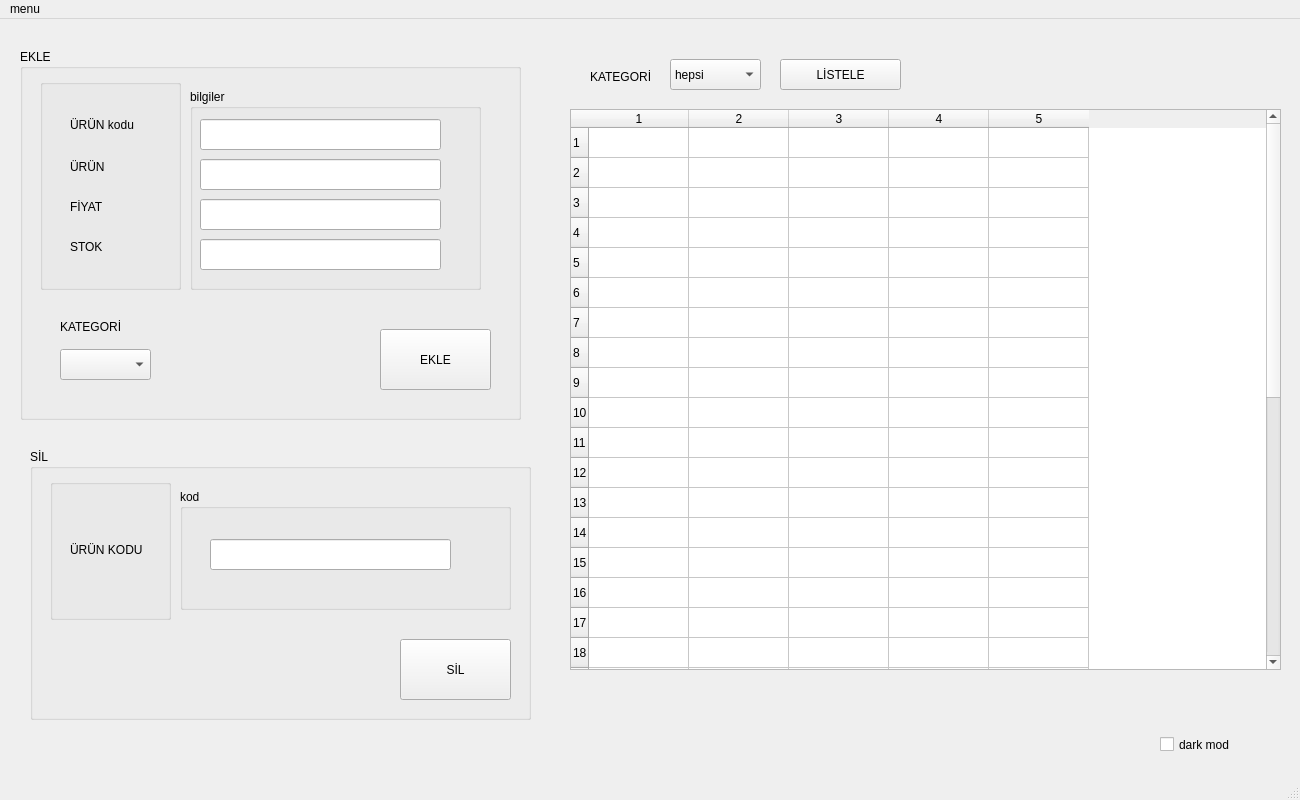
<?xml version="1.0" encoding="UTF-8"?>
<ui version="4.0">
 <class>MainWindow</class>
 <widget class="QMainWindow" name="MainWindow">
  <property name="geometry">
   <rect>
    <x>0</x>
    <y>0</y>
    <width>1300</width>
    <height>800</height>
   </rect>
  </property>
  <property name="minimumSize">
   <size>
    <width>1200</width>
    <height>0</height>
   </size>
  </property>
  <property name="windowTitle">
   <string>URUN EKLEME PROGRAMI</string>
  </property>
  <property name="styleSheet">
   <string notr="true"/>
  </property>
  <widget class="QWidget" name="centralwidget">
   <widget class="QGroupBox" name="groupBox_3">
    <property name="geometry">
     <rect>
      <x>20</x>
      <y>30</y>
      <width>501</width>
      <height>371</height>
     </rect>
    </property>
    <property name="styleSheet">
     <string notr="true"/>
    </property>
    <property name="title">
     <string>EKLE</string>
    </property>
    <widget class="QGroupBox" name="groupBox">
     <property name="geometry">
      <rect>
       <x>20</x>
       <y>30</y>
       <width>141</width>
       <height>211</height>
      </rect>
     </property>
     <property name="title">
      <string/>
     </property>
     <widget class="QLabel" name="label">
      <property name="geometry">
       <rect>
        <x>30</x>
        <y>30</y>
        <width>71</width>
        <height>31</height>
       </rect>
      </property>
      <property name="text">
       <string>ÜRÜN kodu</string>
      </property>
     </widget>
     <widget class="QLabel" name="label_2">
      <property name="geometry">
       <rect>
        <x>30</x>
        <y>80</y>
        <width>55</width>
        <height>16</height>
       </rect>
      </property>
      <property name="text">
       <string>ÜRÜN</string>
      </property>
     </widget>
     <widget class="QLabel" name="label_3">
      <property name="geometry">
       <rect>
        <x>30</x>
        <y>120</y>
        <width>55</width>
        <height>16</height>
       </rect>
      </property>
      <property name="text">
       <string>FİYAT</string>
      </property>
     </widget>
     <widget class="QLabel" name="label_4">
      <property name="geometry">
       <rect>
        <x>30</x>
        <y>160</y>
        <width>55</width>
        <height>16</height>
       </rect>
      </property>
      <property name="text">
       <string>STOK</string>
      </property>
     </widget>
    </widget>
    <widget class="QGroupBox" name="groupBox_2">
     <property name="geometry">
      <rect>
       <x>170</x>
       <y>40</y>
       <width>291</width>
       <height>201</height>
      </rect>
     </property>
     <property name="title">
      <string>bilgiler</string>
     </property>
     <widget class="QLineEdit" name="lineEdit_urun_kod">
      <property name="geometry">
       <rect>
        <x>10</x>
        <y>30</y>
        <width>241</width>
        <height>31</height>
       </rect>
      </property>
     </widget>
     <widget class="QLineEdit" name="lineEdit_urun_fiyat">
      <property name="geometry">
       <rect>
        <x>10</x>
        <y>110</y>
        <width>241</width>
        <height>31</height>
       </rect>
      </property>
     </widget>
     <widget class="QLineEdit" name="lineEdit_urun_ad">
      <property name="geometry">
       <rect>
        <x>10</x>
        <y>70</y>
        <width>241</width>
        <height>31</height>
       </rect>
      </property>
      <property name="styleSheet">
       <string notr="true">#QLineEdit_urun_ad{
background-color: #fff;
}</string>
      </property>
     </widget>
     <widget class="QLineEdit" name="lineEdit_urun_stok">
      <property name="geometry">
       <rect>
        <x>10</x>
        <y>150</y>
        <width>241</width>
        <height>31</height>
       </rect>
      </property>
     </widget>
    </widget>
    <widget class="QPushButton" name="pushButton_ekle">
     <property name="geometry">
      <rect>
       <x>360</x>
       <y>280</y>
       <width>111</width>
       <height>61</height>
      </rect>
     </property>
     <property name="styleSheet">
      <string notr="true"/>
     </property>
     <property name="text">
      <string>EKLE</string>
     </property>
    </widget>
    <widget class="QComboBox" name="comboBox_kategori_ekle">
     <property name="geometry">
      <rect>
       <x>40</x>
       <y>300</y>
       <width>91</width>
       <height>31</height>
      </rect>
     </property>
     <property name="currentIndex">
      <number>-1</number>
     </property>
     <item>
      <property name="text">
       <string>teknoloji</string>
      </property>
     </item>
     <item>
      <property name="text">
       <string>tekstil</string>
      </property>
     </item>
     <item>
      <property name="text">
       <string>hırdavat</string>
      </property>
     </item>
     <item>
      <property name="text">
       <string>kırtasiye</string>
      </property>
     </item>
     <item>
      <property name="text">
       <string>kitap</string>
      </property>
     </item>
     <item>
      <property name="text">
       <string>gıda</string>
      </property>
     </item>
     <item>
      <property name="text">
       <string>sağlık</string>
      </property>
     </item>
    </widget>
    <widget class="QLabel" name="label_5">
     <property name="geometry">
      <rect>
       <x>40</x>
       <y>270</y>
       <width>91</width>
       <height>16</height>
      </rect>
     </property>
     <property name="text">
      <string>KATEGORİ</string>
     </property>
    </widget>
   </widget>
   <widget class="QGroupBox" name="groupBox_4">
    <property name="geometry">
     <rect>
      <x>30</x>
      <y>430</y>
      <width>501</width>
      <height>271</height>
     </rect>
    </property>
    <property name="title">
     <string>SİL</string>
    </property>
    <widget class="QGroupBox" name="groupBox_5">
     <property name="geometry">
      <rect>
       <x>20</x>
       <y>30</y>
       <width>121</width>
       <height>141</height>
      </rect>
     </property>
     <property name="title">
      <string/>
     </property>
     <widget class="QLabel" name="label_6">
      <property name="geometry">
       <rect>
        <x>20</x>
        <y>50</y>
        <width>81</width>
        <height>41</height>
       </rect>
      </property>
      <property name="text">
       <string>ÜRÜN KODU</string>
      </property>
     </widget>
    </widget>
    <widget class="QGroupBox" name="groupBox_6">
     <property name="geometry">
      <rect>
       <x>150</x>
       <y>40</y>
       <width>331</width>
       <height>121</height>
      </rect>
     </property>
     <property name="title">
      <string>kod</string>
     </property>
     <widget class="QLineEdit" name="lineEdit_sil_urun_kod">
      <property name="geometry">
       <rect>
        <x>30</x>
        <y>50</y>
        <width>241</width>
        <height>31</height>
       </rect>
      </property>
     </widget>
    </widget>
    <widget class="QPushButton" name="pushButton_sil">
     <property name="geometry">
      <rect>
       <x>370</x>
       <y>190</y>
       <width>111</width>
       <height>61</height>
      </rect>
     </property>
     <property name="text">
      <string>SİL</string>
     </property>
    </widget>
   </widget>
   <widget class="QTableWidget" name="tableWidget_urun_tablo">
    <property name="geometry">
     <rect>
      <x>570</x>
      <y>90</y>
      <width>711</width>
      <height>561</height>
     </rect>
    </property>
    <property name="rowCount">
     <number>35</number>
    </property>
    <property name="columnCount">
     <number>5</number>
    </property>
    <row/>
    <row/>
    <row/>
    <row/>
    <row/>
    <row/>
    <row/>
    <row/>
    <row/>
    <row/>
    <row/>
    <row/>
    <row/>
    <row/>
    <row/>
    <row/>
    <row/>
    <row/>
    <row/>
    <row/>
    <row/>
    <row/>
    <row/>
    <row/>
    <row/>
    <row/>
    <row/>
    <row/>
    <row/>
    <row/>
    <row/>
    <row/>
    <row/>
    <row/>
    <row/>
    <column/>
    <column/>
    <column/>
    <column/>
    <column/>
   </widget>
   <widget class="QComboBox" name="comboBox_katogori_listele">
    <property name="geometry">
     <rect>
      <x>670</x>
      <y>40</y>
      <width>91</width>
      <height>31</height>
     </rect>
    </property>
    <property name="currentIndex">
     <number>0</number>
    </property>
    <item>
     <property name="text">
      <string>hepsi</string>
     </property>
    </item>
    <item>
     <property name="text">
      <string>teknoloji</string>
     </property>
    </item>
    <item>
     <property name="text">
      <string>tekstil</string>
     </property>
    </item>
    <item>
     <property name="text">
      <string>hırdavat</string>
     </property>
    </item>
    <item>
     <property name="text">
      <string>kırtasiye</string>
     </property>
    </item>
    <item>
     <property name="text">
      <string>kitap</string>
     </property>
    </item>
    <item>
     <property name="text">
      <string>gıda</string>
     </property>
    </item>
    <item>
     <property name="text">
      <string>sağlık</string>
     </property>
    </item>
   </widget>
   <widget class="QLabel" name="label_7">
    <property name="geometry">
     <rect>
      <x>590</x>
      <y>50</y>
      <width>71</width>
      <height>16</height>
     </rect>
    </property>
    <property name="text">
     <string>KATEGORİ</string>
    </property>
   </widget>
   <widget class="QPushButton" name="pushButton_urun_listele">
    <property name="geometry">
     <rect>
      <x>780</x>
      <y>40</y>
      <width>121</width>
      <height>31</height>
     </rect>
    </property>
    <property name="text">
     <string>LİSTELE</string>
    </property>
   </widget>
   <widget class="QCheckBox" name="checkBox_darkmode">
    <property name="geometry">
     <rect>
      <x>1160</x>
      <y>710</y>
      <width>101</width>
      <height>31</height>
     </rect>
    </property>
    <property name="font">
     <font>
      <pointsize>9</pointsize>
     </font>
    </property>
    <property name="text">
     <string>dark mod</string>
    </property>
   </widget>
  </widget>
  <widget class="QMenuBar" name="menubar">
   <property name="geometry">
    <rect>
     <x>0</x>
     <y>0</y>
     <width>1300</width>
     <height>26</height>
    </rect>
   </property>
   <widget class="QMenu" name="menumenu">
    <property name="title">
     <string>menu</string>
    </property>
   </widget>
   <addaction name="menumenu"/>
  </widget>
  <widget class="QStatusBar" name="statusbar"/>
 </widget>
 <resources/>
 <connections/>
</ui>
